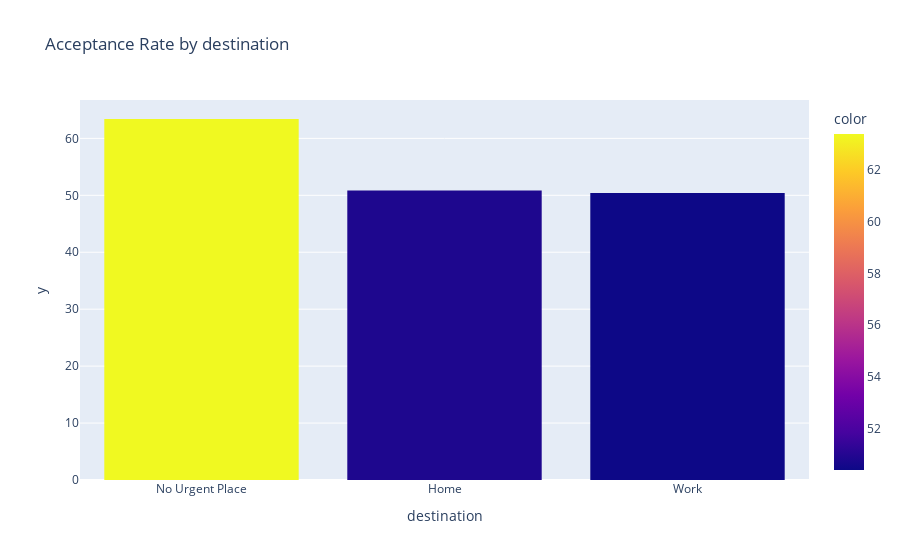
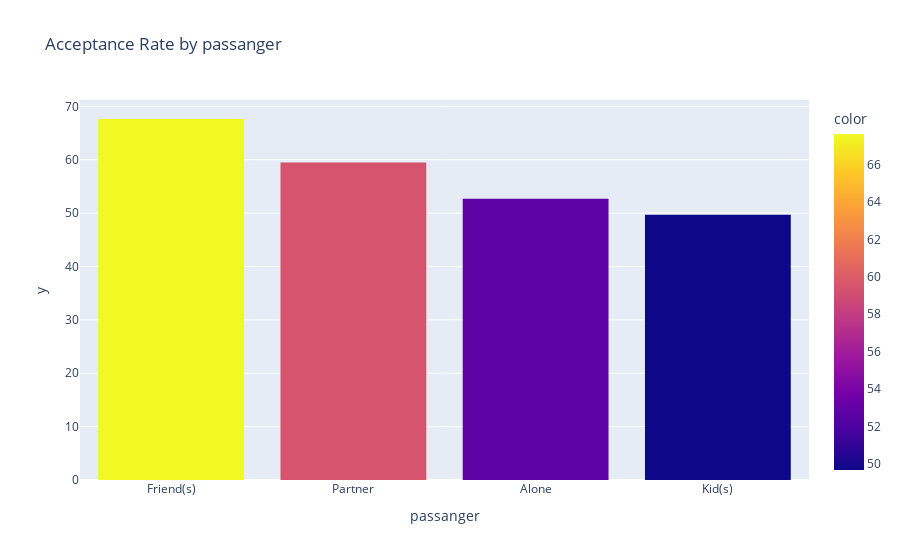
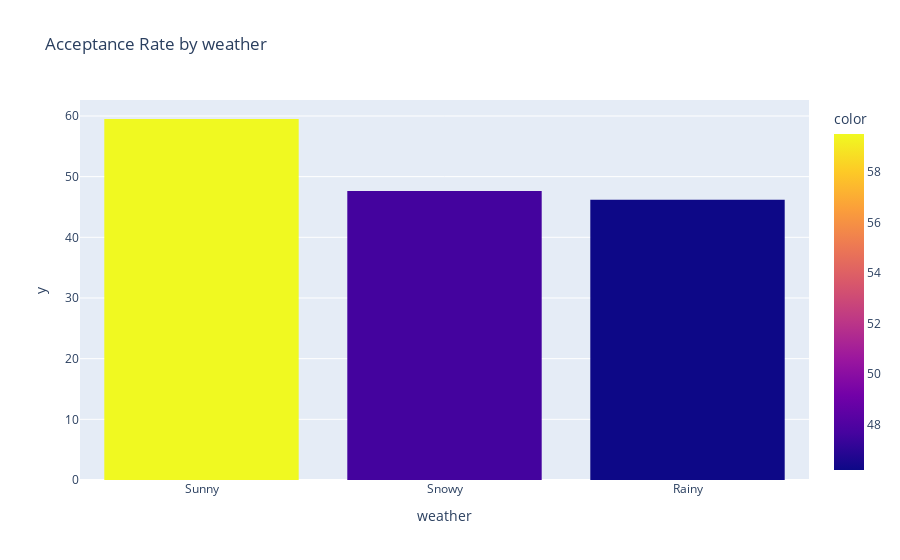
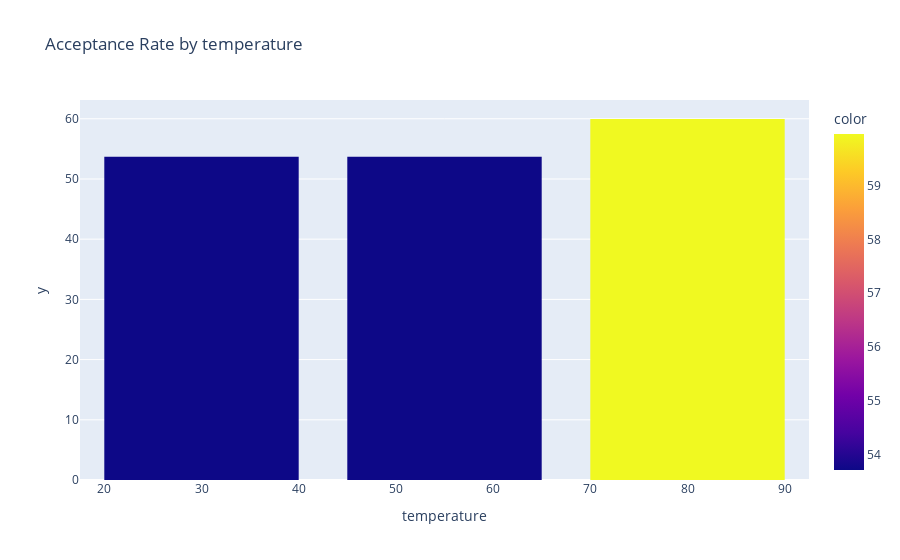

Notebook cell for these charts, in order:
### Code cell
def plot_col_acceptance(df, col):
    accept_count_per_group = round(df.groupby(col)['Y'].sum()/df.groupby(col)['Y'].count()*100,2).sort_values(ascending=False)
    col_values = accept_count_per_group.index

    fig = px.bar(accept_count_per_group,
                 x=col_values,
                 y=accept_count_per_group.values,
                 title=f'Acceptance Rate by {col}',
                 color=accept_count_per_group.values,)
    fig.update_traces(dict(marker_line_width=0))
    fig.show()
    fig.write_image(f"5.1_charts/{col}.png")


for col in df_a.columns:
    if col == 'Y':
        continue
    plot_col_acceptance(df_a, col)

### Figure 1 — Plotly figure (JSON) as saved in the notebook; plotly's stock layout.template omitted (floating-point values rounded to 4 significant figures)
{"data": [{"alignmentgroup": "True", "hovertemplate": "destination=%{x}<br>y=%{y}<br>color=%{marker.color}<extra></extra>", "legendgroup": "", "marker": {"color": [63.4, 50.83, 50.4], "coloraxis": "coloraxis", "line": {"width": 0}, "pattern": {"shape": ""}}, "name": "", "offsetgroup": "", "orientation": "v", "showlegend": false, "textposition": "auto", "type": "bar", "x": ["No Urgent Place", "Home", "Work"], "xaxis": "x", "y": [63.4, 50.83, 50.4], "yaxis": "y"}], "layout": {"barmode": "relative", "coloraxis": {"colorbar": {"title": {"text": "color"}}, "colorscale": [[0, "#0d0887"], [0.1111, "#46039f"], [0.2222, "#7201a8"], [0.3333, "#9c179e"], [0.4444, "#bd3786"], [0.5556, "#d8576b"], [0.6667, "#ed7953"], [0.7778, "#fb9f3a"], [0.8889, "#fdca26"], [1, "#f0f921"]]}, "legend": {"tracegroupgap": 0}, "title": {"text": "Acceptance Rate by destination"}, "xaxis": {"anchor": "y", "domain": [0, 1], "title": {"text": "destination"}}, "yaxis": {"anchor": "x", "domain": [0, 1], "title": {"text": "y"}}}}

### Figure 2 — Plotly figure (JSON) as saved in the notebook; plotly's stock layout.template omitted (floating-point values rounded to 4 significant figures)
{"data": [{"alignmentgroup": "True", "hovertemplate": "passanger=%{x}<br>y=%{y}<br>color=%{marker.color}<extra></extra>", "legendgroup": "", "marker": {"color": [67.63, 59.47, 52.7, 49.68], "coloraxis": "coloraxis", "line": {"width": 0}, "pattern": {"shape": ""}}, "name": "", "offsetgroup": "", "orientation": "v", "showlegend": false, "textposition": "auto", "type": "bar", "x": ["Friend(s)", "Partner", "Alone", "Kid(s)"], "xaxis": "x", "y": [67.63, 59.47, 52.7, 49.68], "yaxis": "y"}], "layout": {"barmode": "relative", "coloraxis": {"colorbar": {"title": {"text": "color"}}, "colorscale": [[0, "#0d0887"], [0.1111, "#46039f"], [0.2222, "#7201a8"], [0.3333, "#9c179e"], [0.4444, "#bd3786"], [0.5556, "#d8576b"], [0.6667, "#ed7953"], [0.7778, "#fb9f3a"], [0.8889, "#fdca26"], [1, "#f0f921"]]}, "legend": {"tracegroupgap": 0}, "title": {"text": "Acceptance Rate by passanger"}, "xaxis": {"anchor": "y", "domain": [0, 1], "title": {"text": "passanger"}}, "yaxis": {"anchor": "x", "domain": [0, 1], "title": {"text": "y"}}}}

### Figure 3 — Plotly figure (JSON) as saved in the notebook; plotly's stock layout.template omitted (floating-point values rounded to 4 significant figures)
{"data": [{"alignmentgroup": "True", "hovertemplate": "weather=%{x}<br>y=%{y}<br>color=%{marker.color}<extra></extra>", "legendgroup": "", "marker": {"color": [59.5, 47.63, 46.21], "coloraxis": "coloraxis", "line": {"width": 0}, "pattern": {"shape": ""}}, "name": "", "offsetgroup": "", "orientation": "v", "showlegend": false, "textposition": "auto", "type": "bar", "x": ["Sunny", "Snowy", "Rainy"], "xaxis": "x", "y": [59.5, 47.63, 46.21], "yaxis": "y"}], "layout": {"barmode": "relative", "coloraxis": {"colorbar": {"title": {"text": "color"}}, "colorscale": [[0, "#0d0887"], [0.1111, "#46039f"], [0.2222, "#7201a8"], [0.3333, "#9c179e"], [0.4444, "#bd3786"], [0.5556, "#d8576b"], [0.6667, "#ed7953"], [0.7778, "#fb9f3a"], [0.8889, "#fdca26"], [1, "#f0f921"]]}, "legend": {"tracegroupgap": 0}, "title": {"text": "Acceptance Rate by weather"}, "xaxis": {"anchor": "y", "domain": [0, 1], "title": {"text": "weather"}}, "yaxis": {"anchor": "x", "domain": [0, 1], "title": {"text": "y"}}}}

### Figure 4 — Plotly figure (JSON) as saved in the notebook; plotly's stock layout.template omitted (floating-point values rounded to 4 significant figures)
{"data": [{"alignmentgroup": "True", "hovertemplate": "temperature=%{x}<br>y=%{y}<br>color=%{marker.color}<extra></extra>", "legendgroup": "", "marker": {"color": [59.96, 53.71, 53.71], "coloraxis": "coloraxis", "line": {"width": 0}, "pattern": {"shape": ""}}, "name": "", "offsetgroup": "", "orientation": "v", "showlegend": false, "textposition": "auto", "type": "bar", "x": [80, 30, 55], "xaxis": "x", "y": [59.96, 53.71, 53.71], "yaxis": "y"}], "layout": {"barmode": "relative", "coloraxis": {"colorbar": {"title": {"text": "color"}}, "colorscale": [[0, "#0d0887"], [0.1111, "#46039f"], [0.2222, "#7201a8"], [0.3333, "#9c179e"], [0.4444, "#bd3786"], [0.5556, "#d8576b"], [0.6667, "#ed7953"], [0.7778, "#fb9f3a"], [0.8889, "#fdca26"], [1, "#f0f921"]]}, "legend": {"tracegroupgap": 0}, "title": {"text": "Acceptance Rate by temperature"}, "xaxis": {"anchor": "y", "domain": [0, 1], "title": {"text": "temperature"}}, "yaxis": {"anchor": "x", "domain": [0, 1], "title": {"text": "y"}}}}
